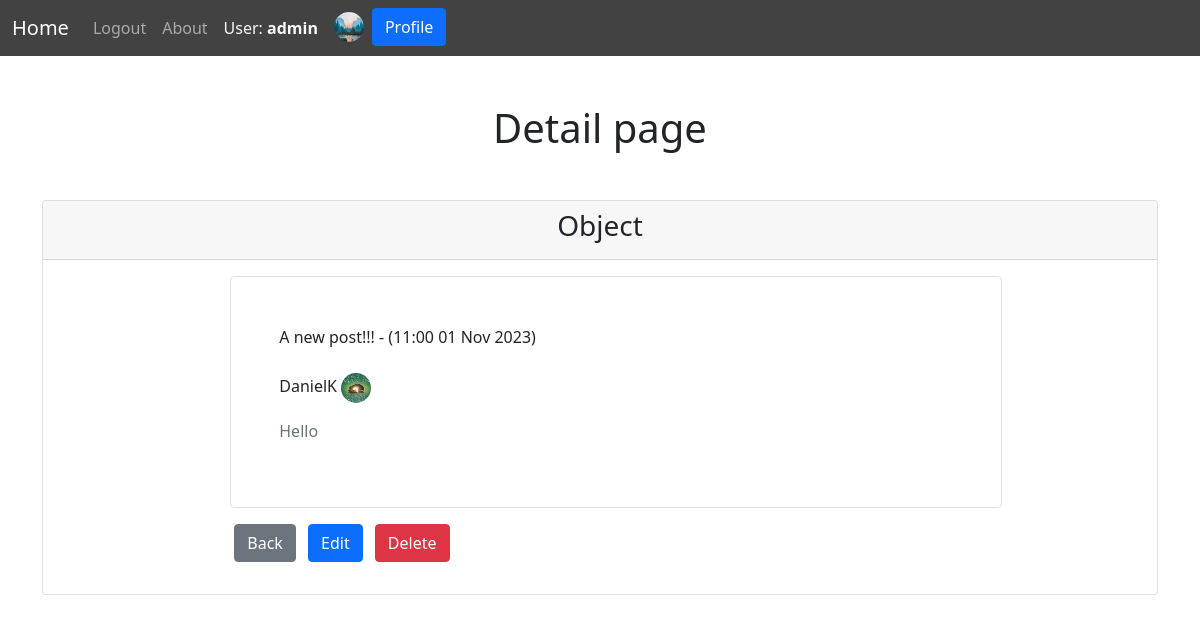
Page /detail/10/ (signed in) on the committed database.
### user/models.py (models this page shows, shortened)
class UserProfile(models.Model):
    class Meta:
        app_label = 'auth'  # Specify the app_label to resolve the app_label error
    user = models.OneToOneField(User, on_delete=models.CASCADE) # Delete profile when user is deleted
    image = models.ImageField(default='default.jpg', upload_to='profile_pics')

### core/models.py (models this page shows, shortened)
class List(models.Model):
    title = models.CharField(max_length=200)
    description = models.CharField(max_length=200)
    date = models.DateTimeField(auto_now_add=True)
    user = models.ForeignKey(User, on_delete=models.CASCADE)

### core/views.py (the view)
# urls.py: path('detail/<int:pk>/', views.PostDetail.as_view(), name='detail'),
@method_decorator(login_required, name='dispatch')
class PostDetail(DetailView):
    model = models.List
    template_name = 'core/detail.html'
    context_object_name = 'list'

### core/templates/core/detail.html (shortened to what this page needs)
{% extends 'base.html' %}
{% block content %}
{% include "nav.html" %}
<div class="container">
{% if list %}
<h1 class="text-center my-5"> Detail page </h1>
    <div class="card mt-5 mx-auto">
        <div class="card-header">
            <h3 class="text-center"> Object </h3>
        </div>
        <div class="card-body mx-auto w-75">
            <ul>
                <li class="list-unstyled border rounded p-5">
                    <p> {{ list.title }} - ({{ list.date | date:"h:i d M Y" }})
                        <br><br>
                        {{ list.user }}  <img class="rounded-circle" src="{{ list.user.userprofile.image.url }}" width="30" height="30">
                    </p>
                    <p class="text-muted"> {{ list.description }} </p>
                </li>
                <li class="list-unstyled my-3">
                    <form method="post" action="{% url 'delete_list' list.id %}" class="">
                        <a href="{% url 'index' %}" class="btn btn-secondary mx-1">Back</a>
                        <a href="{% url 'edit_list' list.id %}" class="btn btn-primary mx-1">Edit</a>
                        <button type="submit" class="btn btn-danger mx-1">Delete</button>
                    </form>
                </li>
            </ul>
        </div>
    </div>
{% endif %}
</div>
{% endblock content %}

### templates/nav.html (shortened to what this page needs)
<div class="navbar navbar-expand-sm navbar-dark bg-light">
    <div class="container-fluid">
        <a class="navbar-brand" href="{% url 'index' %}">Home</a>
          <div class="collapse navbar-collapse" id="navbarSupportedContent">
        <div class="navbar-nav ">
            {% if not user.is_authenticated %}
            <div class="nav-item ">
            <a class="nav-link" href="{% url 'signin' %}">Login</a>
            </div>
            <div class="nav-item">
            <a class="nav-link" href="{% url 'signup' %}">Signup</a>
            </div>
            {% elif user.is_authenticated %}
            <div class="nav-item">
            <a class="nav-link" href="{% url 'logout' %}">Logout</a>
            </div>
            {% endif %}
            <div class="nav-item">
            <a class="nav-link" href="{% url 'about' %}">About</a>
            </div>
            {% if user.is_authenticated %}
            <div class="nav-item ">
              <a class="nav-link text-light" style="align-items: center">User: <strong>{{ user.username }}</strong></a>
            </div>
            <div class="nav-item mx-2">
            <img src="{{ user.userprofile.image.url }}" alt="{{ user.username }}'s profile picture" width="30" height="30" class="object-fit-cover rounded-circle mt-1">
            </div>
            <div class="nav-item ">
            <a class=" btn btn-primary my-auto" href="{% url 'profile' %}">Profile</a>
            </div>
            {% endif %}
        </div>
      </div>
    </div>
</div>

### static/core/main.css (style rules this page uses)
.navbar { background-color: #424242 !important; }

### rows in the picture
List: title "A new post!!!", date "11:00 01 Nov 2023", user "DanielK", user.userprofile.image (picture), description "Hello"

### other values in the picture
{{ user.username }} "admin"
